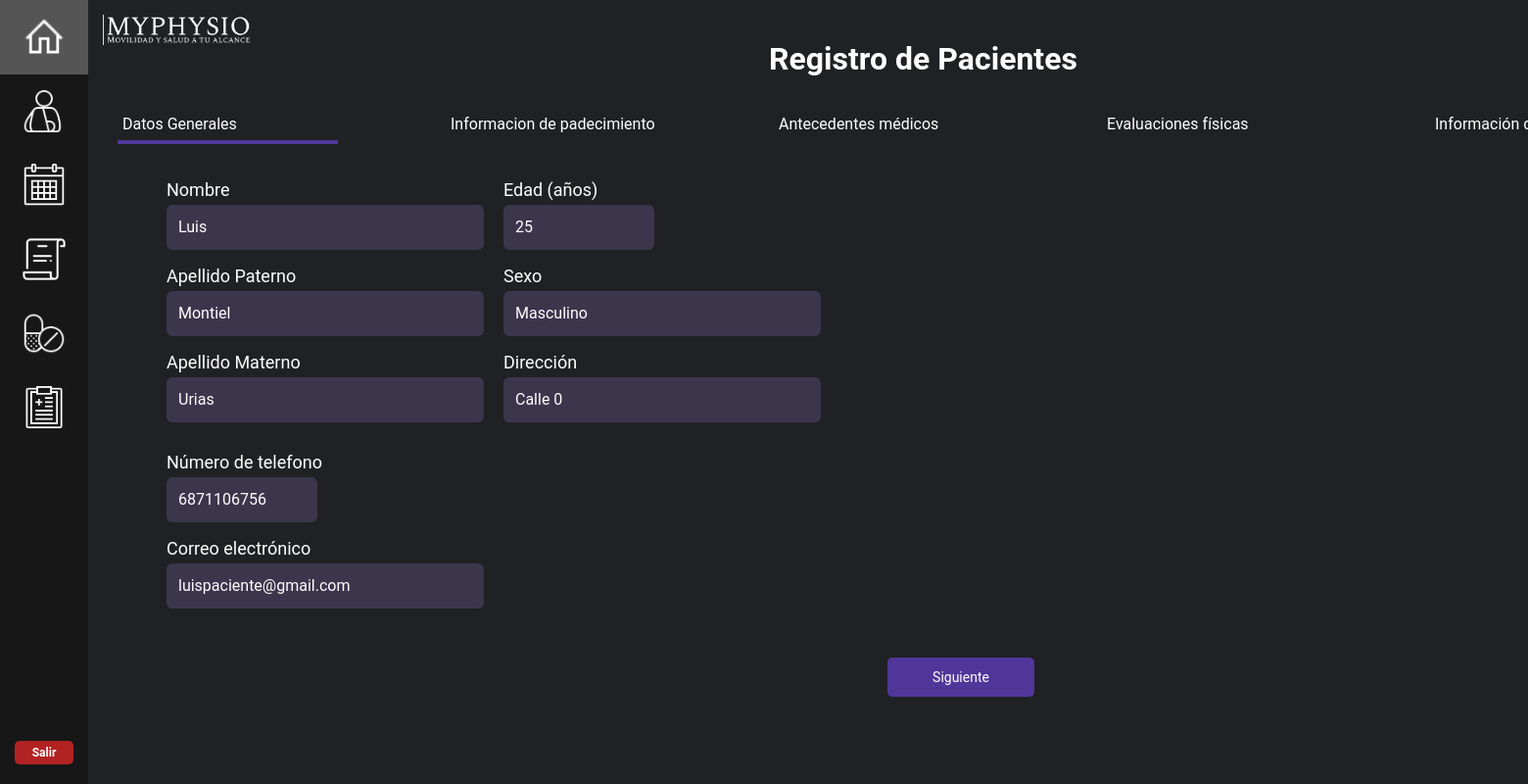
/update_paciente/1, run on the app's committed database.
### mainapp/models.py (models this page shows, shortened)
class Paciente(models.Model):
    nombre = models.CharField(max_length=50)
    apellido_paterno = models.CharField(max_length=50)
    apellido_materno = models.CharField(max_length=50)
    edad = models.IntegerField()
    sexo = models.CharField(max_length=50, blank=True, null=True)
    direccion = models.CharField(max_length=50, blank=True, null=True)
    telefonoP = models.IntegerField(blank=True, null=True)
    emailP = models.EmailField(blank=True, null=True)
    sintomas = models.CharField(max_length=50, blank=True, null=True)
    frecuencia_dolor = models.CharField(max_length=50, blank=True, null=True)
    act_causante = models.CharField(max_length=50, blank=True, null=True)
    descripcion_dolor = models.CharField(max_length=50, blank=True, null=True)
    intensidad_dolor = models.CharField(max_length=50, blank=True, null=True)
    tratamiento = models.CharField(max_length=50, blank=True, null=True)
    lesiones = models.CharField(max_length=50, blank=True, null=True)
    condicion = models.CharField(max_length=50, blank=True, null=True)
    tratamientos_previos = models.CharField(max_length=50, blank=True, null=True)
    medicacion_actual = models.CharField(max_length=50, blank=True, null=True)
    peso = models.IntegerField(blank=True, null=True)
    altura = models.IntegerField(blank=True, null=True)
    rango_mov = models.IntegerField(blank=True, null=True)
    presion = models.CharField(max_length=50, blank=True, null=True)
    ocupacion = models.CharField(max_length=50, blank=True, null=True)
    act_fisica = models.CharField(max_length=50, blank=True, null=True)
    descanso = models.CharField(max_length=50, blank=True, null=True)
    alimentacion = models.CharField(max_length=50, blank=True, null=True)

### mainapp/views.py (the view)
# urls.py: path("update_paciente/<paciente_id>", views.update_paciente, name="update_paciente"),
def update_paciente(request, paciente_id):
    paciente = Paciente.objects.get(pk=paciente_id)
    form = PacienteForm(request.POST or None, instance=paciente)
    if form.is_valid():
        form.save()
        return redirect("pacientes")
    return render(request, "./update_paciente.html", {'paciente': paciente, 'form': form})

### mainapp/forms.py
class PacienteForm(forms.ModelForm):
    class Meta:
        model = Paciente
        fields = "__all__"

### mainapp/templates/update_paciente.html (shortened to what this page needs)
{% extends "dashboard_home.html" %}
{% load static %}
{% load widget_tweaks %}
{% block content %}
    <div class="paciente-form">
    <h1 style="text-align: center;">Registro de Pacientes</h1>
    <div class="paciente-steps">
        <div id="progress"></div>
        <p class="step">Datos Generales</p>
        <p class="step">Informacion de padecimiento</p>
        <p class="step">Antecedentes médicos</p>
        <p class="step">Evaluaciones físicas</p>
        <p class="step">Información de estilo de vida</p>
    </div>
<form action="" method=POST>
    <div id="form1">
        <div class="form-step">
            <div class="datos-group">
                <label for="pacientes-form">Nombre</label>
                {% render_field form.nombre placeholder="Nombre" class+="short-input" %}
                <label for="pacientes-form">Apellido Paterno</label>
                {% render_field form.apellido_paterno placeholder="Apellido Paterno" class+="short-input" %}
                <label for="pacientes-form">Apellido Materno</label>
                {% render_field form.apellido_materno placeholder="Apellido Materno" class+="short-input" %}
            </div>
            <div class="datos-group">
                <label for="pacientes-form">Edad (años)</label>
                {% render_field form.edad placeholder="Edad" class+="short-input" %}
                <label for="pacientes-form">Sexo</label>
                {% render_field form.sexo placeholder="Sexo" class+="short-input" %}
                <label for="pacientes-form">Dirección</label>
                {% render_field form.direccion placeholder="Calle, Número, Colonia, CP, Ciudad" class+="short-input" %}
            </div>
            <div class="datos-group">
                <label for="pacientes-form">Número de telefono</label>
                {% render_field form.telefonoP placeholder="668-xxxxxxx" class+="short-input" %}
                <label for="pacientes-form">Correo electrónico</label>
                {% render_field form.emailP placeholder="ejemplo@gmail.com" class+="short-input" %}
            </div>
            <div class="button-container">
                <button id="next1"class="next-button" type="button">Siguiente</button>
            </div>
        </div>
    </div>
</form>
</div>
{% endblock %}

### mystaticfiles/styles.css (style rules this page uses)
* { font-family: 'Roboto'; }
body { display: flex; flex-direction: column; margin: 0; min-height: 100vh; color: white; background-color: #202124; }
.short-input { background-color: #3B364C; width: 155px; padding: 10px; border: none; border-radius: 6px; color: #ffffff; font-size: 16px; }
.next-button { width: 250px; height: 30px; text-align: center; background-color: #51369A; color: white; font-size: 14px; cursor: pointer; border-radius: 5px; border: none; align-self: center; margin-right: 16%; transition: all ease 0.5s; }
.paciente-form { position: relative; }
.paciente-steps { display: flex; gap: 30px; margin: 20px 10px; position: relative; }
.step { width: 200px; cursor: pointer; margin-left: 5px; height: 10px; min-width: 100px; }
#progress { position: absolute; height: 100%; width: 225px; border-bottom: solid 4px #51369A; transition: 0.5s; cursor: pointer; }
.paciente-form, #form1, #form2, #form3, #form4, #form5 { position: absolute; transition: 0.5s; }
#form1 { left: 40px; }
.datos-group label { display: block; margin-bottom: 5px; }
.datos-group input, .datos-group select { width: 300px; height: 30px; padding: 8px 12px; margin-bottom: 16px; }
.datos-group input:last-child { margin-bottom: 10px; }
.button-container { display: grid; grid-template-columns: repeat(2, 2fr); position: absolute; left: 90%; top: 90%; gap: 10px; }
.button-container button { width: 150px; height: 40px; }
.form-step { display: flex; flex-wrap: wrap; gap: 20px; width: 100%; padding: 20px; max-width: 800px; margin: 0 auto; position: relative; }
input[type="date"], input[type="number"], input[type="tel"] { width: 130px; }
label { display: block; margin-bottom: 8px; font-size: 18px; }
.button-container { text-align: right; margin-top: 20px; }
.step { width: 300px; cursor: pointer; margin-left: 5px; height: 10px; min-width: 100px; }
.button-container { display: grid; grid-template-columns: repeat(2, 2fr); position: absolute; left: 90%; top: 100%; gap: 10px; }

### mainapp/templates/dashboard_home.html (style rules this page uses)
body { margin: 0; font-family: "Roboto"; color: white; background-color: #202124; }

### data on the page
Paciente: nombre "Luis", apellido_paterno "Montiel", apellido_materno "Urias", edad "25", sexo "Masculino", direccion "Calle 0", telefonoP "6871106756", emailP "luispaciente@gmail.com"
